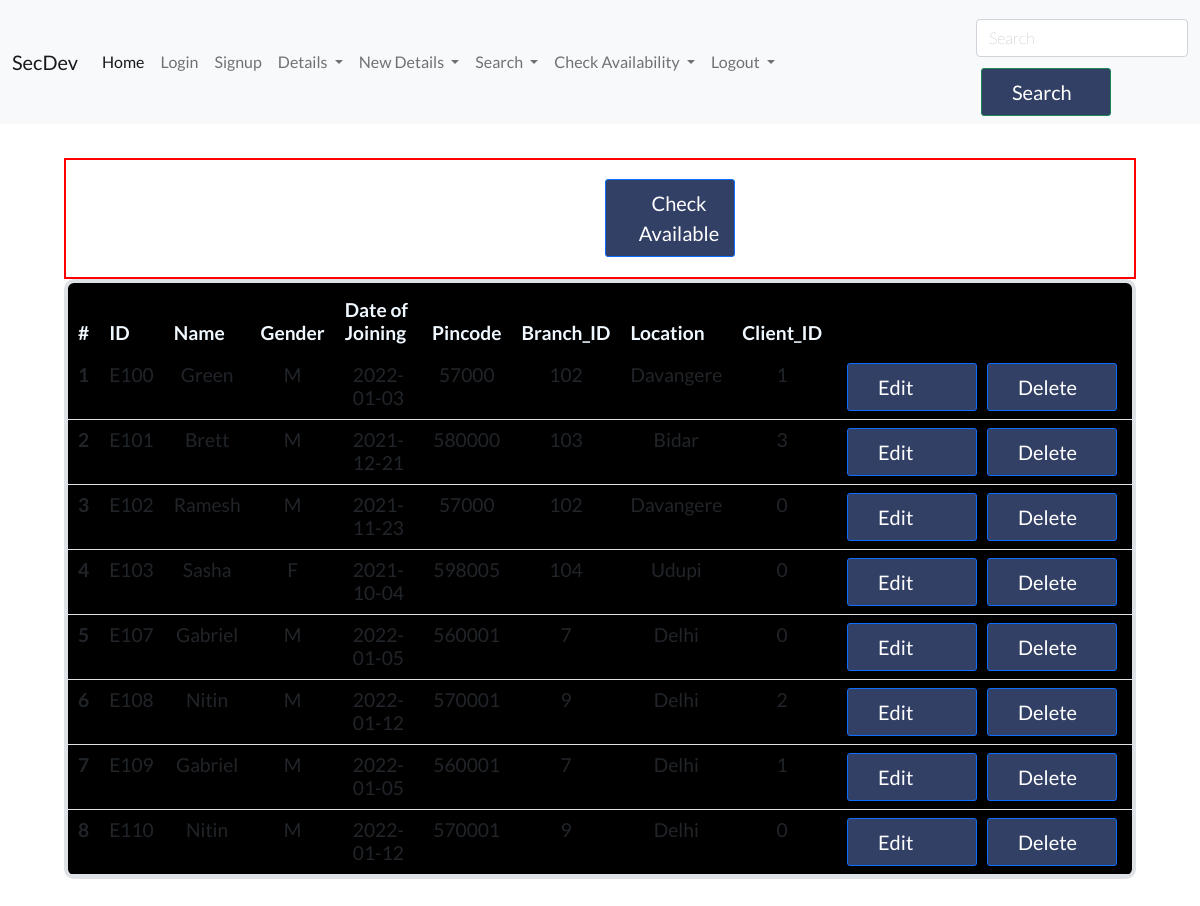
Screenshot of /read_personnel.php with the database file from the repository.
### tables this page shows
CREATE TABLE `personnel` (
  `ID` varchar(255) NOT NULL,
  `Name` varchar(255) NOT NULL,
  `Gender` char(1) NOT NULL,
  `Date of Joining` date NOT NULL,
  `Pincode` int(20) NOT NULL,
  `Branch_ID` int(20) NOT NULL,
  `Location` varchar(255) NOT NULL,
  `Client_ID` int(20) DEFAULT NULL
);

### read_personnel.php (the view, shortened to what this page needs)
<?php
require 'partials/_nav.php';
$con = new mysqli('localhost', 'root', 'manager', 'secdev', 3307);
?>
<!doctype html>
<html lang="en">
  <head>
    <link href="https://cdn.jsdelivr.net/npm/bootstrap@5.1.3/dist/css/bootstrap.min.css" rel="stylesheet">
 <link rel="stylesheet" href="style.css">
    <link rel="stylesheet" href="checkavailable.css">
  </head>
  <body>
    <div class="container">
    <div class="header">
      <div class="child1">
        <h1>SecDev Pvt Ltd.</h1>
        <p class="p">Personnel Details</p>
      </div>
      <div class="child2">
        <a href="checkavailable.php"><button class="btn btn-sm btn-primary">Check Available</button></a>
      </div>
    </div>
    <table class="table myTable" id="myTable">
      <thead class="thea">
        <tr>
          <th scope="col">#</th>
          <th scope="col" >ID</th>
          <th scope="col">Name</th>
          <th scope="col">Gender</th>
          <th scope="col">Date of Joining</th>
          <th scope="col">Pincode</th>
          <th scope="col">Branch_ID</th>
          <th scope="col">Location</th>
          <th scope="col">Client_ID</th>
    </tr>
      </thead>
      <tbody>
          <?php
      $sql = "SELECT * FROM `personnel`";
      $sno=0;
    $result = mysqli_query($con, $sql);
    while($row = mysqli_fetch_assoc($result)){
        $sno = $sno + 1;
        echo "<tr>
        <th scope='row'>".$sno."</th>
        <td scope='row'>".$row['ID']."</td>
        <td>".$row['Name']."</td>
        <td>".$row['Gender']."</td>
        <td>".$row['Date of Joining']."</td>
        <td>".$row['Pincode']."</td>
        <td>".$row['Branch_ID']."</td>
        <td>".$row['Location']."</td>
        <td>".$row['Client_ID']."</td>
        <td class='td'><button class='edit btn btn-sm btn-primary' id=".$row['ID'].">Edit</button>
        <button class='delete btn btn-sm btn-primary' id=d".$row['ID'].">Delete</button>
      </tr>";
    }
    ?>
    </tbody>
    </table>
    <link rel="stylesheet" href="//cdn.datatables.net/1.11.3/css/jquery.dataTables.min.css">
    <link rel="stylesheet" href="//cdn.datatables.net/1.11.3/css/jquery.dataTables.min.css">
  </body>
</html>

### partials/_nav.php (shortened to what this page needs)
<nav class="navbar navbar-expand-lg navbar-light bg-light">
  <div class="container-fluid">
    <a class="navbar-brand" href="/dmp/welcome.php">SecDev</a>
    <div class="collapse navbar-collapse" id="navbarSupportedContent">
      <ul class="navbar-nav me-auto mb-2 mb-lg-0">
        <li class="nav-item">
          <a class="nav-link active" aria-current="page" href="/dmp/welcome.php">Home</a>
        </li>
        <li class="nav-item">
          <a class="nav-link" href="/dmp/login.php">Login</a>
        </li>
        <li class="nav-item">
          <a class="nav-link" href="/dmp/signup.php">Signup</a>
        </li>
        <li class="nav-item dropdown">
          <a class="nav-link dropdown-toggle" href="#" id="navbarDropdown" role="button" data-bs-toggle="dropdown" aria-expanded="false">
            Details
          </a>
        </li>
        <li class="nav-item dropdown">
          <a class="nav-link dropdown-toggle" href="#" id="navbarDropdown" role="button" data-bs-toggle="dropdown" aria-expanded="false">
            New Details
          </a>
        </li>
        <li class="nav-item dropdown">
          <a class="nav-link dropdown-toggle" href="#" id="navbarDropdown" role="button" data-bs-toggle="dropdown" aria-expanded="false">
            Search
          </a>
        </li>
        <li class="nav-item dropdown">
          <a class="nav-link dropdown-toggle" href="#" id="navbarDropdown" role="button" data-bs-toggle="dropdown" aria-expanded="false">
            Check Availability
          </a>
        </li>
        <li class="nav-item dropdown">
          <a class="nav-link dropdown-toggle" role="button" id="navbarDropdown" data-bs-toggle="dropdown" aria-expanded="false" >
            Logout
          </a>
        </li>
      </ul>
      <form class="d-flex">
        <input class="form-control me-2" type="search" placeholder="Search" aria-label="Search">
        <button class="btn btn-outline-success" type="submit">Search</button>
      </form>
    </div>
  </div>
</nav>

### style.css (style rules this page uses)
* { margin: 0px; padding:0px; box-sizing: border-box; }
body { background-image: url('/dmp/partials/bg1.jpg'); background-position: center center; background-attachment: fixed; background-repeat: no-repeat; color: white; font-family: 'Lato', sans-serif; width:100%; }
.container { padding: 34px; }
.container h1 { text-align: left; margin-left: 0; padding: 5px; font-size: 50px; color: rgb(255, 255, 255); }
p { text-align: left; margin: 5px; font-size: 17px; font-weight: bold; }
input, textarea { border: 2px solid black; outline: none; padding: 7px; width: 70%; font-size: 16px; margin: 11px 0px; border-radius: 10px; background-color: rgb(0, 0, 0); border:1px solid #B547F2; color: white; padding-top:10px; padding-bottom: 10px; padding-left: 20px; }
input::placeholder { font-weight: lighter; }
form { display: flex; flex-direction: column; align-items: left; justify-content: center; }
.btn { color: white; background-color: #371c7077; padding:8px 12px; font-size: 20px; border-radius: 3px; cursor: pointer; margin: 0px 5px; width: 130px; display: flex; padding-left: 30px; }
a { text-decoration: none; }

### checkavailable.css (style rules this page uses)
.header { display: flex; align-items: center; justify-content: center; width:100%; border: 2px solid red; }
.child1 { display: inherit; flex-direction: column; width: 50%; }
.child2 { width:50%; }

### read_personnel.php (style rules this page uses)
.thea { color:aliceblue; font-size:1.2rem; font-weight: bolder; }
button { border-radius: 5px; background-color: #334066 !important; }
.td { display:flex; flex-direction: row; padding: 5px; align-items:center; justify-content: center; }
.myTable { font-size:1.2rem; text-align: center; border: 4px solid pink; padding-top: 5px; border-radius: 10px; background-color: black; }
.p { font-size: 1.2rem; }

### rows the page displays
personnel: ID "E100", Name "Green", Gender "M", Date of Joining "2022-01-03", Pincode "57000", Branch_ID "102", Location "Davangere", Client_ID "1"
personnel: ID "E101", Name "Brett", Gender "M", Date of Joining "2021-12-21", Pincode "580000", Branch_ID "103", Location "Bidar", Client_ID "3"
personnel: ID "E102", Name "Ramesh", Gender "M", Date of Joining "2021-11-23", Pincode "57000", Branch_ID "102", Location "Davangere", Client_ID "0"
personnel: ID "E103", Name "Sasha", Gender "F", Date of Joining "2021-10-04", Pincode "598005", Branch_ID "104", Location "Udupi", Client_ID "0"
personnel: ID "E107", Name "Gabriel", Gender "M", Date of Joining "2022-01-05", Pincode "560001", Branch_ID "7", Location "Delhi", Client_ID "0"
personnel: ID "E108", Name "Nitin", Gender "M", Date of Joining "2022-01-12", Pincode "570001", Branch_ID "9", Location "Delhi", Client_ID "2"
personnel: ID "E109", Name "Gabriel", Gender "M", Date of Joining "2022-01-05", Pincode "560001", Branch_ID "7", Location "Delhi", Client_ID "1"
personnel: ID "E110", Name "Nitin", Gender "M", Date of Joining "2022-01-12", Pincode "570001", Branch_ID "9", Location "Delhi", Client_ID "0"
